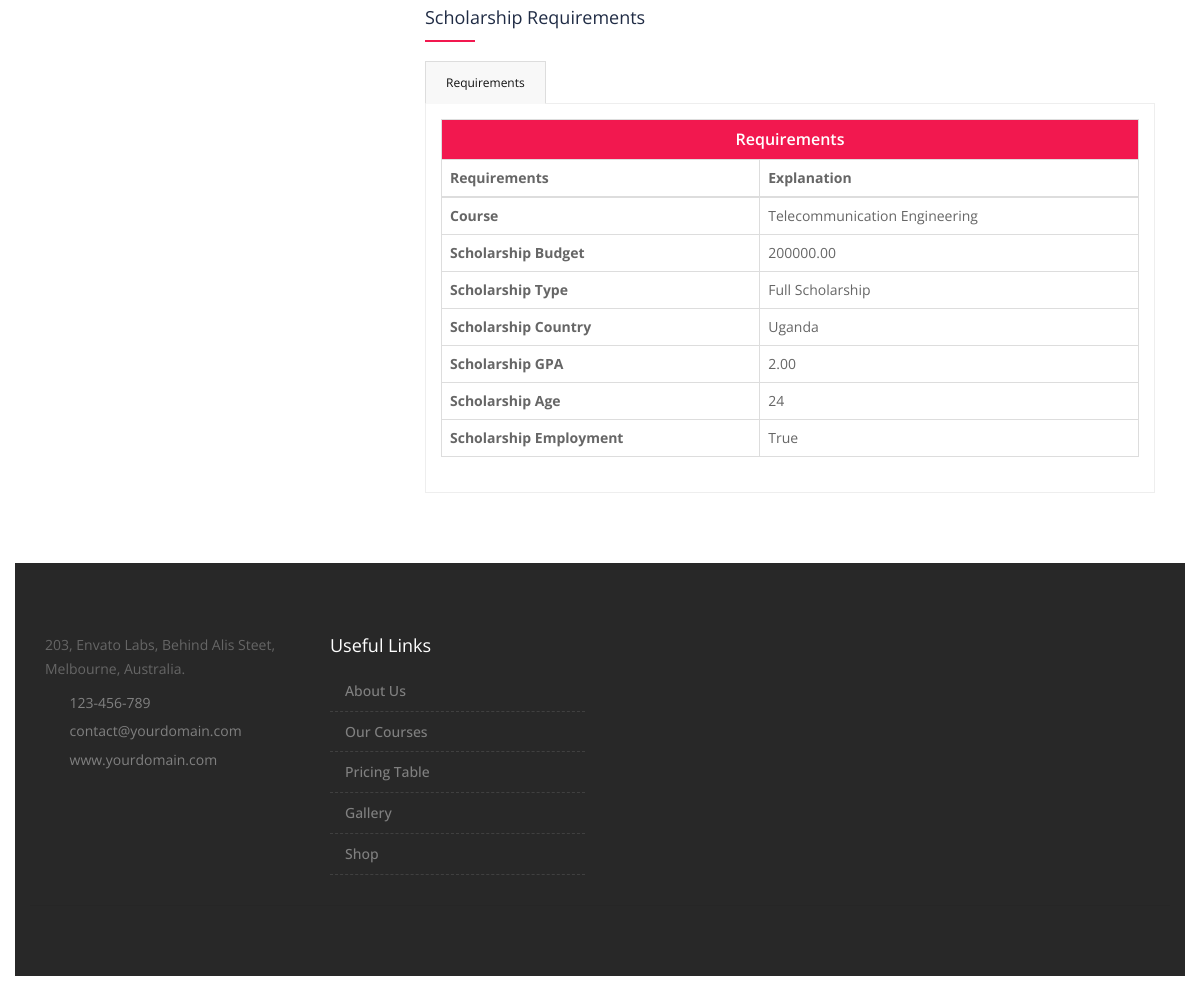
/scholarship_detailed/8 (lower part), run on an earlier commit of the app's database.
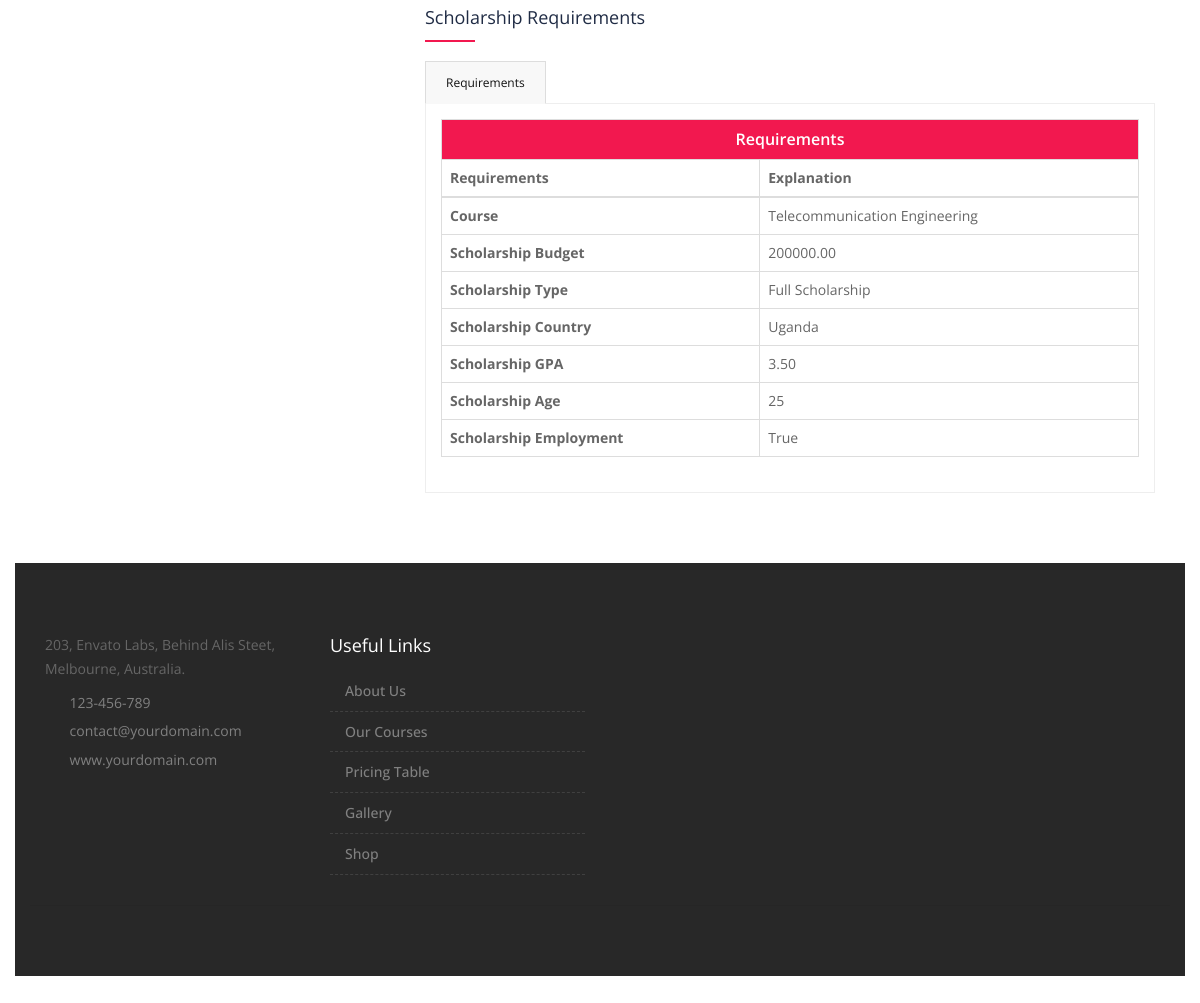
And on a later commit of the database.
### mainapp/models.py (models this page shows, shortened)
class BaseModel(models.Model):
    created_at = models.DateTimeField(auto_now_add=True)
    updated_at = models.DateTimeField(auto_now=True)
    class Meta:
        abstract = True

class Scholarship(BaseModel):
    admin_id = models.ForeignKey(User,on_delete=models.CASCADE)
    scholarship_name =  models.CharField(max_length=255)
    school_name =  models.CharField(max_length=255)
    deadline_apply =  models.DateTimeField()
    course = models.CharField(max_length=255,blank=True,null=True)
    deadline_review =  models.DateTimeField()
    scholarship_details =  models.TextField()
    web_link =  models.URLField()
    scholarship_budget =  models.DecimalField(max_digits=20,decimal_places=2,blank=True,null=True)
    scholarship_type =  models.CharField(max_length=255,blank=True,null =True)
    scholarship_country =  models.CharField(max_length=255)
    gpa =  models.DecimalField(default=0.5,max_digits=20,decimal_places=2,
     validators=[
            MaxValueValidator(5),
            MinValueValidator(0.5)
        ])
    scholarship_age =  models.IntegerField(default=0,
            validators=[
            MaxValueValidator(25),
            MinValueValidator(0)
        ]
    )
    scholarship_employment =  models.BooleanField(default=False)
    scholarship_thumbnail =  models.ImageField(upload_to =  upload_file_path,blank = True,null =  True)

### mainapp/views.py (the view)
# urls.py: path("scholarship_detailed/<id>",scholarship_detailed,name="scholarship_detailed")
def scholarship_detailed(request,id):
    kii =  Scholarship.objects.get(id =  id)
    context = {
        'detailed' : kii
    }
    return render(request,'scholarship_detailed_page.html',context)

### mainapp/templates/scholarship_detailed_page.html (shortened to what this page needs)
{% extends 'base.html' %}
{% load static %}
{% block content %}
<div class="main-content">
    <section>
       <div class="container">
          <div class="row">
             <div class="col-md-8 blog-pull-right">
                <div class="single-service">
                   <h4 class="line-bottom mt-20 mb-20 text-theme-colored">Scholarship Requirements</h4>
                   <ul id="myTab" class="nav nav-tabs boot-tabs">
                      <li class="active"><a href="#small" data-toggle="tab">Requirements</a></li>
                   </ul>
                   <div id="myTabContent" class="tab-content">
                      <div class="tab-pane fade in active" id="small">
                         <table class="table table-bordered">
                            <tr>
                               <td class="text-center font-16 font-weight-600 bg-theme-color-2 text-white" colspan="4">Requirements</td>
                            </tr>
                            <tr>
                               <th>Requirements</th>
                               <th>Explanation</th>
                            </tr>
                            <tbody>
                               <tr>
                                  <th scope="row">Course</th>
                                  <td>{{detailed.course}}</td>
                               </tr>
                               <tr>
                                <th scope="row">Scholarship Budget</th>
                                <td>{{detailed.scholarship_budget}}</td>
                             </tr>
                             <tr>
                                <th scope="row">Scholarship Type</th>
                                <td>{{detailed.scholarship_type}}</td>
                             </tr>
                             <tr>
                                <th scope="row">Scholarship Country</th>
                                <td>{{detailed.scholarship_country}}</td>
                             </tr>
                             <tr>
                                <th scope="row">Scholarship GPA</th>
                                <td>{{detailed.gpa}}</td>
                             </tr>
                             <tr>
                                <th scope="row">Scholarship Age</th>
                                <td>{{detailed.scholarship_age}}</td>
                             </tr>
                             <tr>
                                <th scope="row">Scholarship Employment</th>
                                <td>{{detailed.scholarship_employment}}</td>
                             </tr>
                            </tbody>
                         </table>
                      </div>
                   </div>
                </div>
             </div>
          </div>
       </div>
    </section>
 </div>
{% endblock content %}

What changed in the data, as far as the page shows it:
changed Scholarship "Telecommunication Engineering": gpa "2.00" → "3.50"; scholarship_age "24" → "25"
